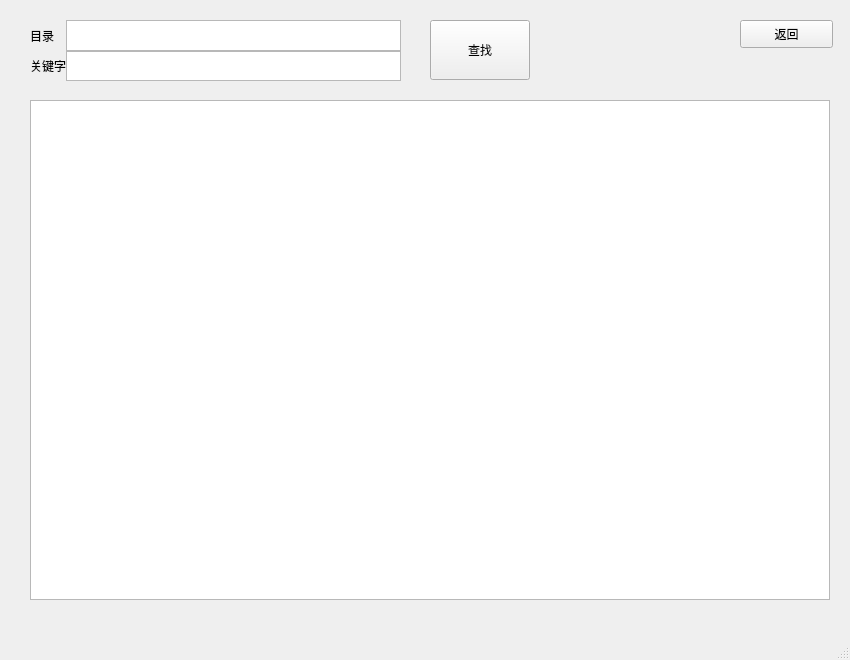
<?xml version="1.0" encoding="UTF-8"?>
<ui version="4.0">
 <class>MainWindow3</class>
 <widget class="QMainWindow" name="MainWindow3">
  <property name="geometry">
   <rect>
    <x>0</x>
    <y>0</y>
    <width>850</width>
    <height>660</height>
   </rect>
  </property>
  <property name="windowTitle">
   <string>MainWindow</string>
  </property>
  <widget class="QWidget" name="centralwidget">
   <widget class="QPushButton" name="pushButton">
    <property name="geometry">
     <rect>
      <x>740</x>
      <y>20</y>
      <width>93</width>
      <height>28</height>
     </rect>
    </property>
    <property name="text">
     <string>返回</string>
    </property>
   </widget>
   <widget class="QWidget" name="gridLayoutWidget">
    <property name="geometry">
     <rect>
      <x>30</x>
      <y>20</y>
      <width>371</width>
      <height>61</height>
     </rect>
    </property>
    <layout class="QGridLayout" name="gridLayout" columnstretch="1,10">
     <property name="sizeConstraint">
      <enum>QLayout::SetNoConstraint</enum>
     </property>
     <property name="spacing">
      <number>0</number>
     </property>
     <item row="0" column="0">
      <widget class="QLabel" name="label">
       <property name="text">
        <string>目录</string>
       </property>
      </widget>
     </item>
     <item row="1" column="0">
      <widget class="QLabel" name="label_2">
       <property name="text">
        <string>关键字</string>
       </property>
      </widget>
     </item>
     <item row="0" column="1">
      <widget class="QTextEdit" name="root_name">
       <property name="sizePolicy">
        <sizepolicy hsizetype="Ignored" vsizetype="Ignored">
         <horstretch>0</horstretch>
         <verstretch>0</verstretch>
        </sizepolicy>
       </property>
      </widget>
     </item>
     <item row="1" column="1">
      <widget class="QTextEdit" name="key_word">
       <property name="sizePolicy">
        <sizepolicy hsizetype="Ignored" vsizetype="Ignored">
         <horstretch>0</horstretch>
         <verstretch>0</verstretch>
        </sizepolicy>
       </property>
      </widget>
     </item>
    </layout>
   </widget>
   <widget class="QTextBrowser" name="textBrowser">
    <property name="geometry">
     <rect>
      <x>30</x>
      <y>100</y>
      <width>800</width>
      <height>500</height>
     </rect>
    </property>
   </widget>
   <widget class="QPushButton" name="pushButton_2">
    <property name="geometry">
     <rect>
      <x>430</x>
      <y>20</y>
      <width>100</width>
      <height>60</height>
     </rect>
    </property>
    <property name="text">
     <string>查找</string>
    </property>
   </widget>
  </widget>
  <widget class="QMenuBar" name="menubar">
   <property name="geometry">
    <rect>
     <x>0</x>
     <y>0</y>
     <width>850</width>
     <height>26</height>
    </rect>
   </property>
  </widget>
  <widget class="QStatusBar" name="statusbar"/>
 </widget>
 <resources/>
 <connections>
  <connection>
   <sender>pushButton_2</sender>
   <signal>clicked()</signal>
   <receiver>MainWindow3</receiver>
   <slot>func()</slot>
   <hints>
    <hint type="sourcelabel">
     <x>263</x>
     <y>109</y>
    </hint>
    <hint type="destinationlabel">
     <x>389</x>
     <y>111</y>
    </hint>
   </hints>
  </connection>
 </connections>
 <slots>
  <slot>func()</slot>
 </slots>
</ui>
